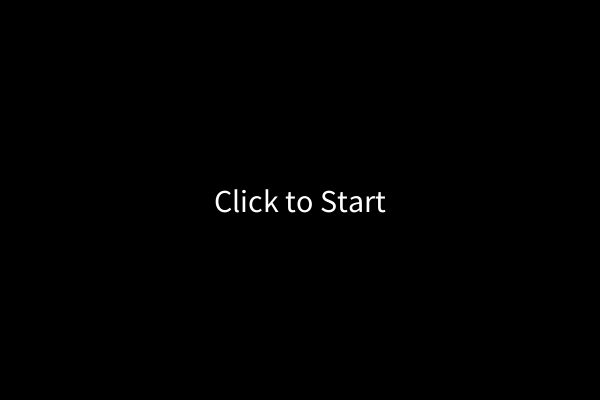
Frame 1 (no input)
Frame 60 (the mouse pressed at the canvas centre just before this capture): identical to frame 1, image omitted
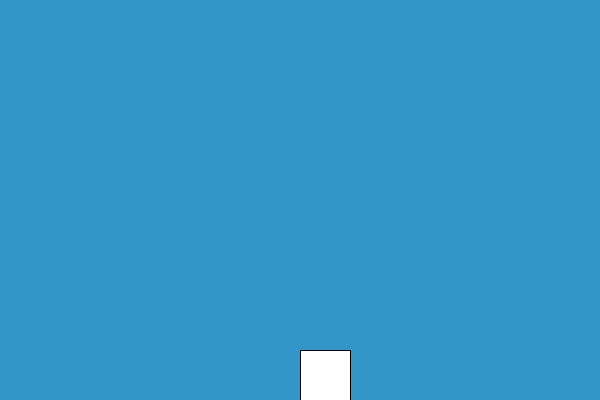
Frame 120 (the mouse held since frame 60 and released just before this capture)

The Processing sketch that drew these frames (run headless with seeded random() and noise(); from frame 60 on, the mouse is pressed at the canvas centre):

// Processing sketch: stateopgave
// ── stateopgave.pde
// State interface
interface GameState {
  void nextState();  // Renamed from update
  void draw();
}

// Start State
class StartState implements GameState {
  public void nextState() {
    if (mousePressed) {
      game.setState(new PlayingState());
    }
  }

  public void draw() {
    background(0);
    fill(255);
    textSize(32);
    textAlign(CENTER, CENTER);
    text("Click to Start", width / 2, height / 2);
  }
}

// Playing State
class PlayingState implements GameState {
  int playerX, playerY;

  PlayingState() {
    playerX = width / 2;
    playerY = height - 50;
  }

  public void nextState() {
    if (keyPressed) {
      if (key == 'a') playerX -= 3;
      if (key == 'd') playerX += 3;
    }

    if (playerX > width || 0 > playerX) {  
      game.setState(new GameOverState());
    }
  }

  public void draw() {
    background(50, 150, 200);
    fill(255);
    rect(playerX, playerY, 50, 50);
  }
}

// Game Over State
class GameOverState implements GameState {
  public void nextState() {
    if (mousePressed) {
      game.setState(new StartState());  // Restart the game on mouse press
    }
  }

  public void draw() {
    background(150, 50, 50);
    fill(255);
    textSize(32);
    textAlign(CENTER, CENTER);
    text("Game Over\nClick to Restart", width / 2, height / 2);
  }
}

// Game context
class Game {
  GameState currentState;

  Game() {
    currentState = new StartState();  // Set initial state
  }

  void setState(GameState state) {
    currentState = state;
  }

  void update() {
    currentState.nextState();  // Call the next state method
  }

  void draw() {
    currentState.draw();
  }
}

Game game;

void setup() {
  size(600, 400);
  game = new Game();  // Initialize the game
}

void draw() {
  game.update(); 
  game.draw();
}
